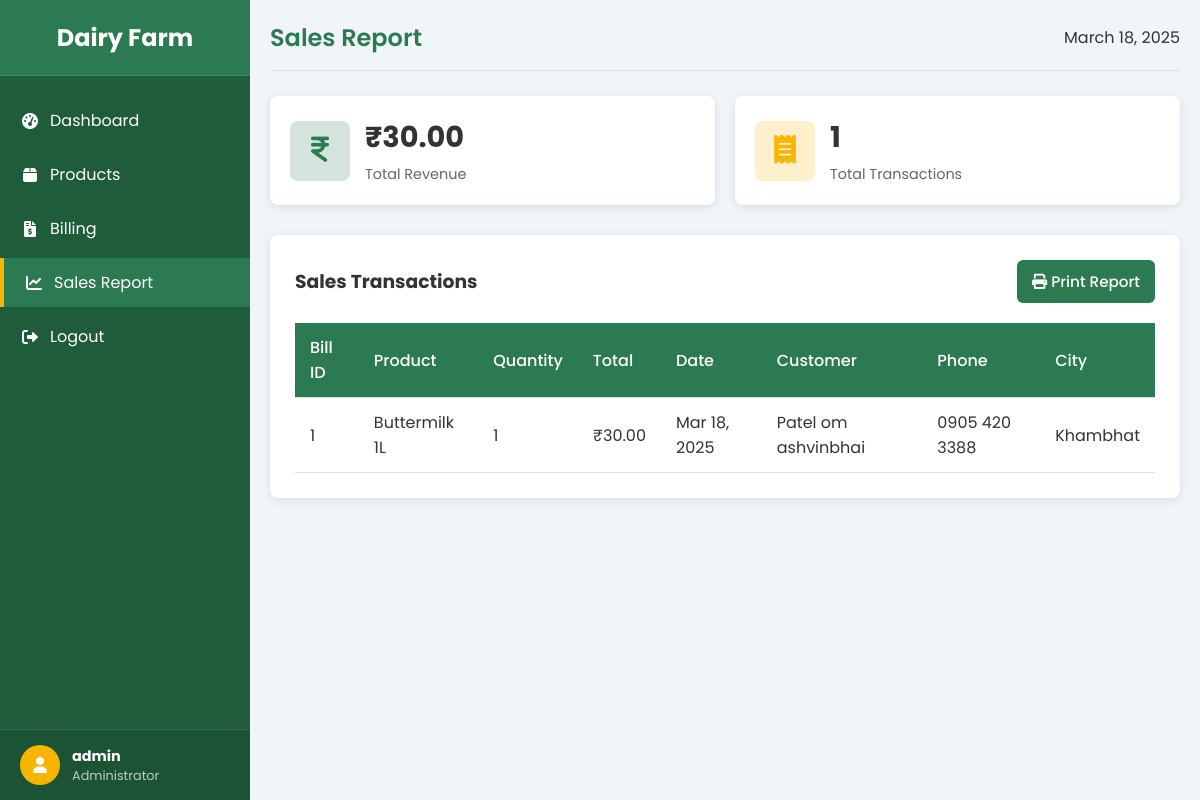
Page /sales_report.php (signed in) on the committed database.
### tables this page shows
CREATE TABLE `sales` (
  `bill_id` int(11) NOT NULL,
  `product_id` int(11) NOT NULL,
  `quantity` int(11) NOT NULL,
  `total` decimal(10,2) NOT NULL,
  `date` datetime DEFAULT current_timestamp(),
  `customer_name` varchar(100) DEFAULT NULL,
  `customer_phone` varchar(15) DEFAULT NULL,
  `customer_city` varchar(100) DEFAULT NULL
);

CREATE TABLE `products` (
  `product_id` int(11) NOT NULL,
  `name` varchar(100) NOT NULL,
  `price` decimal(10,2) NOT NULL,
  `quantity` int(11) NOT NULL DEFAULT 0,
  `description` text DEFAULT NULL,
  `created_at` timestamp NOT NULL DEFAULT current_timestamp(),
  `updated_at` timestamp NOT NULL DEFAULT current_timestamp() ON UPDATE current_timestamp()
);

### sales_report.php (the view, shortened to what this page needs)
<?php
include('db.php');
$query = "SELECT s.*, p.name as product_name FROM sales s LEFT JOIN products p ON s.product_id = p.product_id ORDER BY s.date DESC";
$sales_result = mysqli_query($conn, $query);
$totalQuery = "SELECT SUM(total) as grand_total, COUNT(*) as total_transactions FROM sales";
$totalResult = mysqli_query($conn, $totalQuery);
$totals = mysqli_fetch_assoc($totalResult);
?>
<!DOCTYPE html>
<html lang="en">
<head>
    <link rel="stylesheet" href="https://cdnjs.cloudflare.com/ajax/libs/font-awesome/6.0.0/css/all.min.css">
    <link rel="stylesheet" href="style.css">
</head>
<body>
    <div class="sidebar" id="sidebar">
        <div class="sidebar-header">
            <h3 class="sidebar-brand">Dairy Farm</h3>
        </div>
        <ul class="sidebar-nav">
            <li>
                <a href="dashboard.php">
                    <i class="fas fa-tachometer-alt"></i> Dashboard
                </a>
            </li>
            <li>
                <a href="product_manage.php">
                    <i class="fas fa-box"></i> Products
                </a>
            </li>
            <li>
                <a href="billing.php">
                    <i class="fas fa-file-invoice-dollar"></i> Billing
                </a>
            </li>
            <li>
                <a href="sales_report.php" class="active">
                    <i class="fas fa-chart-line"></i> Sales Report
                </a>
            </li>
            <li>
                <a href="logout.php">
                    <i class="fas fa-sign-out-alt"></i> Logout
                </a>
            </li>
        </ul>
        <div class="sidebar-user">
            <div class="user-avatar">
                <i class="fas fa-user"></i>
            </div>
            <div class="user-info">
                <div class="user-name"><?php echo $_SESSION['username']; ?></div>
                <div class="user-role">Administrator</div>
            </div>
        </div>
    </div>
    <div class="main-content" id="main-content">
        <div class="page-header">
            <h2 class="page-title">Sales Report</h2>
            <div>
                <span><?php echo date('F d, Y'); ?></span>
            </div>
        </div>
        <div class="stats-container">
            <div class="stat-card">
                <div class="stat-icon sales">
                    <i class="fas fa-indian-rupee-sign"></i>
                </div>
                <div class="stat-details">
                    <h3 class="stat-value">₹<?php echo number_format($totals['grand_total'], 2); ?></h3>
                    <p class="stat-label">Total Revenue</p>
                </div>
            </div>
            <div class="stat-card">
                <div class="stat-icon products">
                    <i class="fas fa-receipt"></i>
                </div>
                <div class="stat-details">
                    <h3 class="stat-value"><?php echo $totals['total_transactions']; ?></h3>
                    <p class="stat-label">Total Transactions</p>
                </div>
            </div>
        </div>
        <div class="container">
            <div style="display: flex; justify-content: space-between; align-items: center; margin-bottom: 20px;">
                <h3>Sales Transactions</h3>
                <button class="btn btn-primary" onclick="printReport()">
                    <i class="fas fa-print"></i> Print Report
                </button>
            </div>
            <table>
                <thead>
                    <tr>
                        <th>Bill ID</th>
                        <th>Product</th>
                        <th>Quantity</th>
                        <th>Total</th>
                        <th>Date</th>
                        <th>Customer</th>
                        <th>Phone</th>
                        <th>City</th>
                    </tr>
                </thead>
                <tbody>
                    <?php
                    if (mysqli_num_rows($sales_result) > 0) {
                        while ($row = mysqli_fetch_assoc($sales_result)) {
                    ?>
                    <tr>
                        <td><?php echo $row['bill_id']; ?></td>
                        <td><?php echo $row['product_name'] ?? $row['product_id']; ?></td>
                        <td><?php echo $row['quantity']; ?></td>
                        <td>₹<?php echo number_format($row['total'], 2); ?></td>
                        <td><?php echo date('M d, Y', strtotime($row['date'])); ?></td>
                        <td><?php echo $row['customer_name']; ?></td>
                        <td><?php echo $row['customer_phone']; ?></td>
                        <td><?php echo $row['customer_city']; ?></td>
                    </tr>
                    <?php
                        }
                    } else {
                    ?>
                    <tr>
                        <td colspan="8" style="text-align: center;">No sales records found</td>
                    </tr>
                    <?php } ?>
                </tbody>
            </table>
        </div>
    </div>
</body>
</html>

### style.css (style rules this page uses)
:root { --primary-color: #2c7a51; --primary-dark: #1e5c3a; --primary-light: #e8f5ee; --accent-color: #f8b500; --text-dark: #333333; --text-light: #666666; --text-lighter: #999999; --white: #ffffff; --off-white: #f9f9f9; --light-gray: #f0f5f9; --border-color: #e0e0e0; --error-color: #e53935; --success-color: #43a047; }
* { margin: 0; padding: 0; box-sizing: border-box; font-family: 'Poppins', sans-serif; }
body { background-color: var(--light-gray); color: var(--text-dark); margin: 0; padding: 0; display: flex; }
.sidebar { width: 250px; background-color: var(--primary-dark); color: var(--white); height: 100vh; position: fixed; transition: all 0.3s; }
.sidebar-header { padding: 20px; text-align: center; border-bottom: 1px solid rgba(255, 255, 255, 0.1); background-color: var(--primary-color); }
.sidebar-brand { font-size: 1.5rem; font-weight: bold; margin: 0; }
.sidebar-nav { list-style: none; padding: 0; margin: 20px 0; }
.sidebar-nav li { margin-bottom: 5px; }
.sidebar-nav a { display: flex; align-items: center; padding: 12px 20px; color: var(--white); text-decoration: none; transition: all 0.3s; }
.sidebar-nav a.active { background-color: var(--primary-color); color: var(--white); border-left: 4px solid var(--accent-color); }
.sidebar-nav i { margin-right: 10px; width: 20px; text-align: center; }
.sidebar-user { padding: 15px 20px; position: absolute; bottom: 0; width: 100%; box-sizing: border-box; border-top: 1px solid rgba(255, 255, 255, 0.1); display: flex; align-items: center; background-color: rgba(0, 0, 0, 0.1); }
.user-avatar { width: 40px; height: 40px; border-radius: 50%; background-color: var(--accent-color); display: flex; align-items: center; justify-content: center; margin-right: 12px; }
.user-info { flex-grow: 1; }
.user-name { font-weight: bold; font-size: 0.9rem; }
.user-role { font-size: 0.8rem; color: rgba(255, 255, 255, 0.7); }
.main-content { flex: 1; margin-left: 250px; padding: 20px; transition: all 0.3s; }
.page-header { display: flex; justify-content: space-between; align-items: center; margin-bottom: 25px; padding-bottom: 15px; border-bottom: 1px solid var(--border-color); }
.page-title { color: var(--primary-color); margin: 0; font-weight: 600; }
.stats-container { display: grid; grid-template-columns: repeat(auto-fit, minmax(250px, 1fr)); gap: 20px; margin-bottom: 30px; }
.stat-card { background-color: var(--white); border-radius: 8px; box-shadow: 0 2px 10px rgba(0, 0, 0, 0.1); padding: 20px; display: flex; align-items: center; transition: transform 0.3s ease, box-shadow 0.3s ease; }
.stat-icon { width: 60px; height: 60px; border-radius: 8px; display: flex; align-items: center; justify-content: center; margin-right: 15px; font-size: 1.8rem; }
.stat-icon.sales { background-color: rgba(44, 122, 81, 0.2); color: var(--primary-color); }
.stat-icon.products { background-color: rgba(248, 181, 0, 0.2); color: var(--accent-color); }
.stat-details { flex-grow: 1; }
.stat-value { font-size: 1.8rem; font-weight: bold; margin: 0 0 5px 0; color: var(--text-dark); }
.stat-label { color: var(--text-light); font-size: 0.9rem; margin: 0; }
.container { background-color: var(--white); border-radius: 8px; box-shadow: 0 2px 10px rgba(0, 0, 0, 0.1); padding: 25px; margin-bottom: 20px; }
table { width: 100%; border-collapse: collapse; margin-top: 20px; }
th, td { padding: 12px 15px; text-align: left; border-bottom: 1px solid var(--border-color); }
th { background-color: var(--primary-color); color: var(--white); font-weight: 500; }
.btn { display: inline-block; padding: 10px 15px; border: none; border-radius: 6px; font-size: 0.95rem; font-weight: 500; cursor: pointer; transition: all 0.3s; text-decoration: none; }
.btn-primary { background-color: var(--primary-color); color: var(--white); }

### rows in the picture
sales: bill_id "1", product.name "Buttermilk 1L", quantity "1", total "30.00", date "Mar 18, 2025", customer_name "Patel om ashvinbhai", customer_phone "0905 420 3388", customer_city "Khambhat"

### other values in the picture
$_SESSION['username'] "admin"
$totals['grand_total'] "30.00"
$totals['total_transactions'] "1"
